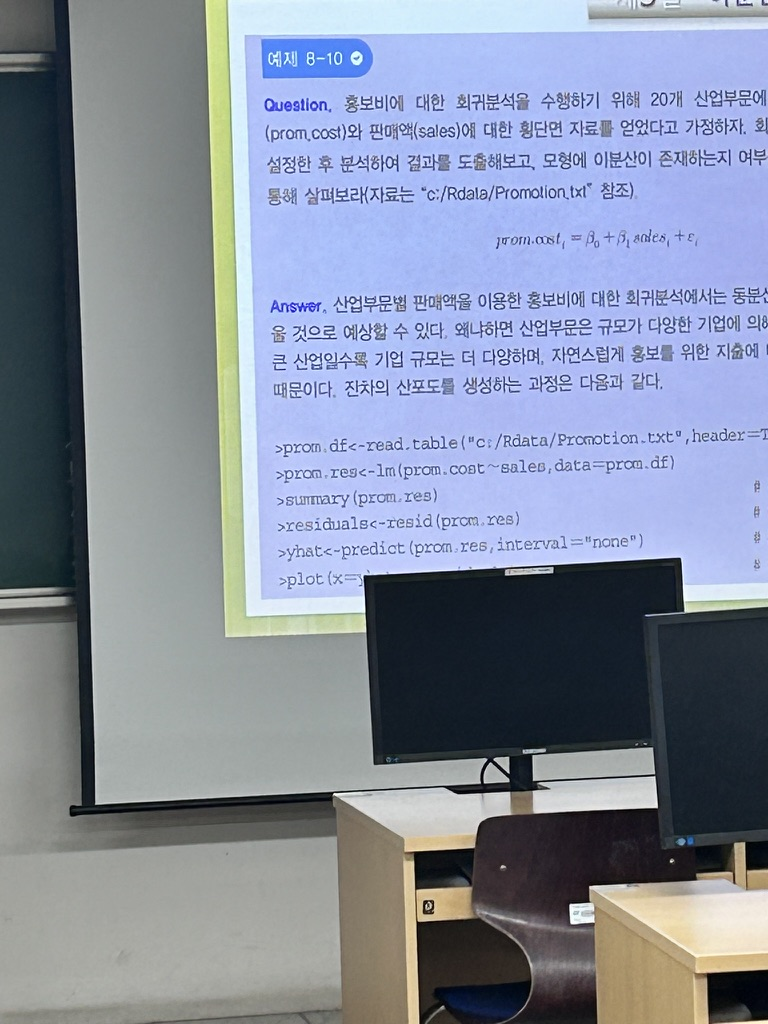
#> input picture frontend/assets/notes/latest-mobile-system-tech-1/007AAE51-3E6A-4047-B4DD-391FE52331AA_1_105_c.jpeg, 768 x 1024 px
$ python crop_enhancement_experiment.py --input ../../frontend/assets/notes/latest-mobile-system-tech-1/007AAE51-3E6A-4047-B4DD-391FE52331AA_1_105_c.jpeg --output-dir out   (older library calls are emulated)
#> lines starting #> are read from the running program, lines starting #| are printed output that depends on the picture; after the words box and inside, x2 and y2 are one past the last pixel; in counts of white or black regions, pixels touching at a corner belong together
### img_preprocessing/enhance/crop_enhancer.py
"""Enhance already-cropped images into a single LLM-ready view output."""

from __future__ import annotations

import json
from pathlib import Path
from typing import Any

import cv2

from .image_ops import ImageArray, clamp_int, file_size, image_size, resize_max_side
from .metrics import enhancement_metrics, quality_metrics, score_view_image
from .profile_detector import detect_enhancement_profile
from .profiles import enhance_dark_board_view, enhance_scan_document_view


def enhance_cropped_image(
    input_path: str | Path,
    output_dir: str | Path,
    *,
    jpeg_quality: int = 90,
    max_side: int = 1600,
    profile_hint: str | None = None,
) -> dict[str, Any]:
    """Create a view-enhanced variant from an already-cropped image."""
#> called with output_dir = 'out', jpeg_quality = 90, max_side = 1600

    path = Path(input_path)
    if not path.exists():
        return _failure(f"Input image does not exist: {path}", path)
    if not path.is_file():
        return _failure(f"Input path is not a file: {path}", path)
    if max_side <= 0:
        return _failure(f"max_side must be positive: {max_side}", path)

    image = cv2.imread(str(path), cv2.IMREAD_COLOR)
#> image is the input picture: shape (1024, 768, 3); mean B, G, R 159.9, 142, 133.7
    if image is None:
        return _failure(f"Input image could not be decoded by OpenCV: {path}", path)

    output_root = Path(output_dir)
    try:
        output_root.mkdir(parents=True, exist_ok=True)
    except Exception as exc:
        return _failure(f"Failed to create output directory: {output_root} ({exc})", path)

    base_image = resize_max_side(image, max_side)
    enhancement_profile, profile_metrics = detect_enhancement_profile(
        base_image,
        profile_hint=profile_hint,
    )
    view_image = _enhance_for_view(base_image, profile=enhancement_profile)
    view_score = score_view_image(view_image)
    view_metrics = enhancement_metrics(base_image, view_image, enhancement_profile)

    stem = path.stem
    quality = clamp_int(jpeg_quality, 1, 100)
    view_path, view_error = _write_image(
        output_root / f"{stem}_view.jpg",
        view_image,
        [cv2.IMWRITE_JPEG_QUALITY, quality],
    )

    write_errors = [error for error in (view_error,) if error is not None]
    summary_path = output_root / f"{stem}_summary.json"

    metrics = {
        "original_size": image_size(image),
        "view_size": image_size(view_image),
        "input_bytes": int(path.stat().st_size),
        "view_bytes": file_size(view_path),
        "ocr_bytes": None,
        **quality_metrics(base_image),
        "profile_metrics": profile_metrics,
        "enhancement_metrics": view_metrics,
        "scan_metrics": view_metrics,
    }
    llm_image_type = "view" if view_path else None
    result = {
        "success": not write_errors,
        "message": (
            "Crop image enhanced successfully."
            if not write_errors
            else "Crop image enhancement completed with write errors."
        ),
        "input_path": str(path),
        "view_path": view_path,
        "ocr_path": None,
        "comparison_path": None,
        "llm_image_path": view_path,
        "llm_image_type": llm_image_type,
        "llm_image_reason": (
            "view selected by policy because OCR output is disabled and visual context is preserved."
            if view_path
            else "no LLM image selected because the view output was not saved."
        ),
        "llm_image_scores": {"view": view_score["score"]},
        "llm_image_score_details": {"view": view_score},
        "llm_selection_visual_path": None,
        "enhancement_profile": enhancement_profile,
        "profile_hint": profile_hint,
        "summary_path": str(summary_path),
        "write_error": "; ".join(write_errors) if write_errors else None,
        "metrics": metrics,
    }

    try:
        summary_path.write_text(json.dumps(result, ensure_ascii=False, indent=2), encoding="utf-8")
    except Exception as exc:
        summary_error = f"Failed to save summary JSON: {summary_path} ({exc})"
        result["success"] = False
        result["message"] = "Crop image enhancement completed with write errors."
        result["summary_path"] = None
        result["write_error"] = (
            f"{result['write_error']}; {summary_error}"
            if result["write_error"]
            else summary_error
        )

    return result


def _enhance_for_view(image_bgr: ImageArray, *, profile: str) -> ImageArray:
    if profile == "dark_board":
        return enhance_dark_board_view(image_bgr)
    return enhance_scan_document_view(image_bgr)


def _write_image(
    output_path: Path,
    image: ImageArray,
    params: list[int] | None = None,
) -> tuple[str | None, str | None]:
    try:
        output_path.parent.mkdir(parents=True, exist_ok=True)
        saved = cv2.imwrite(str(output_path), image, params or [])
        if saved:
            return str(output_path), None
        return None, f"Failed to save image: cv2.imwrite returned False for {output_path}"
    except Exception as exc:
        return None, f"Failed to save image: {output_path} ({exc})"


# [20 lines left out: function _failure, not called in this run]

### img_preprocessing/enhance/image_ops.py
"""Shared image helpers for crop enhancement."""

from __future__ import annotations

from pathlib import Path

import cv2
import numpy as np
from numpy.typing import NDArray


ImageArray = NDArray[np.uint8]


def resize_max_side(image_bgr: ImageArray, max_side: int) -> ImageArray:
#> called with max_side = 1600
    height, width = image_bgr.shape[:2]
    longest = max(height, width)
    if longest <= max_side:
        return image_bgr.copy()

    scale = max_side / float(longest)
    resized_width = max(1, int(round(width * scale)))
    resized_height = max(1, int(round(height * scale)))
    return cv2.resize(image_bgr, (resized_width, resized_height), interpolation=cv2.INTER_AREA)


def image_size(image: ImageArray) -> dict[str, int]:
    return {"width": int(image.shape[1]), "height": int(image.shape[0])}


def file_size(path: str | None) -> int | None:
    if path is None:
        return None
    return int(Path(path).stat().st_size)


def clamp_int(value: int, min_value: int, max_value: int) -> int:
    return max(min_value, min(max_value, int(value)))


def clamp(value: float, min_value: float, max_value: float) -> float:
    return max(min_value, min(max_value, value))


def pixel_ratio(mask: NDArray[np.bool_]) -> float:
    return float(np.count_nonzero(mask)) / float(mask.size)


def border_pixels(gray: ImageArray) -> ImageArray:
    height, width = gray.shape[:2]
    margin = max(1, int(round(min(height, width) * 0.08)))
    return np.concatenate(
        [
            gray[:margin, :].reshape(-1),
            gray[-margin:, :].reshape(-1),
            gray[:, :margin].reshape(-1),
            gray[:, -margin:].reshape(-1),
        ]
    )


def estimate_illumination(lightness: ImageArray) -> ImageArray:
    shortest_side = min(lightness.shape[:2])
    sigma = max(15.0, shortest_side / 8.0)
    return cv2.GaussianBlur(lightness, (0, 0), sigmaX=sigma, sigmaY=sigma)

### img_preprocessing/enhance/profile_detector.py
"""Choose the crop enhancement profile from image statistics and optional hints."""

from __future__ import annotations

from typing import Any

import cv2
import numpy as np

from .image_ops import ImageArray, border_pixels, pixel_ratio


DARK_PROFILE_HINTS = {
    "blackboard",
    "chalkboard",
    "green board",
    "dark board",
}
SCAN_PROFILE_HINTS = {
    "whiteboard",
    "projector screen",
    "projection screen",
    "presentation screen",
    "screen",
    "projected slide",
    "paper",
    "document",
    "sheet of paper",
    "notebook page",
    "scan document",
}
PROFILE_PRESET_NAME = "scan_prefer"
PROFILE_PRESET_SCAN_PREFER = {
    "bright_median_min": 170.0,
    "bright_ratio_min": 0.38,
    "bright_dark_ratio_max": 0.32,
    "bright_green_ratio_max": 0.16,
    "dark_mean_max": 105.0,
    "dark_median_max": 105.0,
    "dark_ratio_min": 0.42,
    "dark_bright_ratio_max": 0.35,
    "border_median_max": 95.0,
    "border_dark_ratio_min": 0.50,
    "border_bright_ratio_max": 0.40,
    "green_ratio_min": 0.32,
    "green_median_max": 135.0,
    "green_bright_ratio_max": 0.35,
    "hint_mean_max": 150.0,
    "hint_median_max": 155.0,
    "hint_bright_ratio_max": 0.25,
    "hint_dark_ratio_min": 0.18,
    "hint_border_dark_ratio_min": 0.42,
    "hint_green_ratio_min": 0.22,
}


def detect_enhancement_profile(
    image_bgr: ImageArray,
    *,
    profile_hint: str | None = None,
) -> tuple[str, dict[str, Any]]:
    """Return the enhancement profile and the metrics behind the decision."""

    gray = cv2.cvtColor(image_bgr, cv2.COLOR_BGR2GRAY)
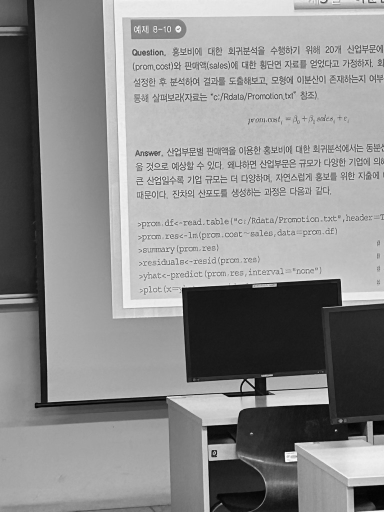
#> gray: shape (1024, 768) (shown at 1/2 size); min 0, max 255, mean 141.6
    mean_brightness = float(np.mean(gray))
#> mean_brightness = 141.6
    median_brightness = float(np.median(gray))
#> median_brightness = 164
    dark_ratio = pixel_ratio(gray < 85)
#> dark_ratio = 0.235
    bright_ratio = pixel_ratio(gray > 190)
#> bright_ratio = 0.254

    border = border_pixels(gray)
    border_median = float(np.median(border))
#> border_median = 146
    border_dark_ratio = pixel_ratio(border < 85)
#> border_dark_ratio = 0.32

    hsv = cv2.cvtColor(image_bgr, cv2.COLOR_BGR2HSV)
#> hsv: shape (1024, 768, 3); mean H, S, V 90.1, 59, 164.6
    hue, saturation, value = cv2.split(hsv)
    green_mask = (
        (hue >= 35)
        & (hue <= 95)
        & (saturation >= 35)
        & (value <= 175)
    )
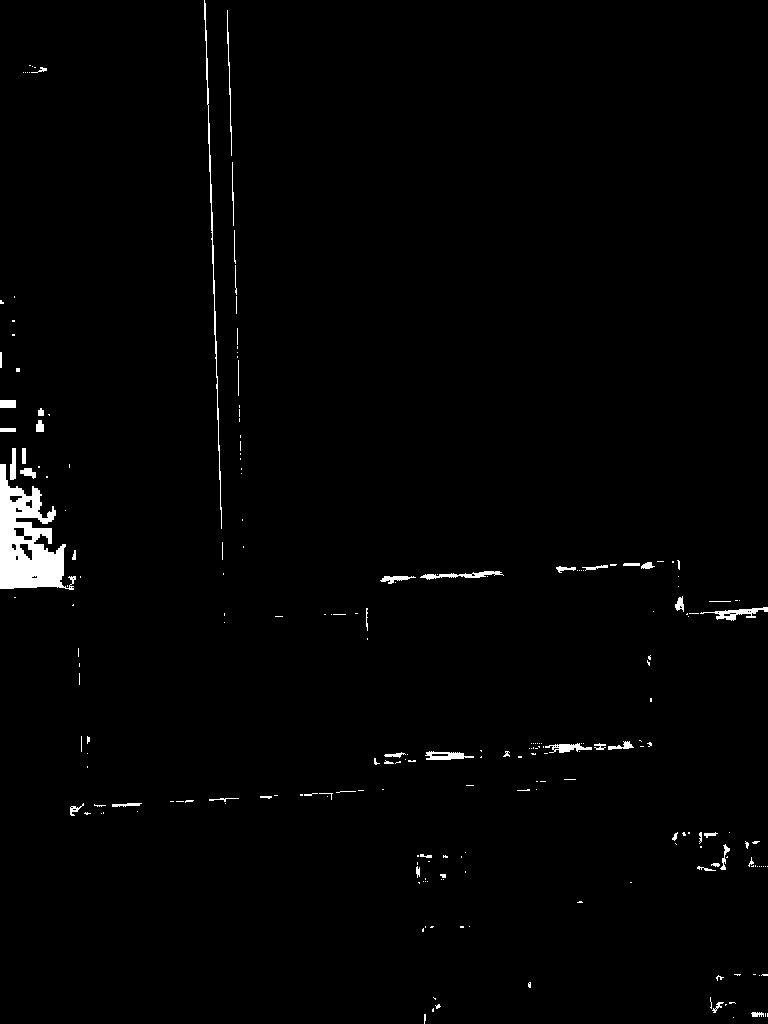
#> green_mask: shape (1024, 768) bool; 1.3% white; 230 white regions (177 under 20 px), largest, box (x1, y1, x2, y2) and area: (0, 464, 76, 590) 4863, (204, 0, 222, 529) 783, (700, 607, 768, 621) 339
    green_ratio = pixel_ratio(green_mask)
#> green_ratio = 0.0131
    preset = PROFILE_PRESET_SCAN_PREFER

    dark_luminance_surface = (
        mean_brightness < preset["dark_mean_max"]
        and median_brightness < preset["dark_median_max"]
        and dark_ratio > preset["dark_ratio_min"]
        and bright_ratio < preset["dark_bright_ratio_max"]
    )
#> dark_luminance_surface = False
    dark_border_surface = (
        border_median < preset["border_median_max"]
        and border_dark_ratio > preset["border_dark_ratio_min"]
        and bright_ratio < preset["border_bright_ratio_max"]
    )
#> dark_border_surface = False
    green_board_surface = (
        green_ratio > preset["green_ratio_min"]
        and median_brightness < preset["green_median_max"]
        and bright_ratio < preset["green_bright_ratio_max"]
    )
#> green_board_surface = False
    obviously_bright_surface = (
        median_brightness >= preset["bright_median_min"]
        and bright_ratio >= preset["bright_ratio_min"]
        and dark_ratio < preset["bright_dark_ratio_max"]
        and green_ratio < preset["bright_green_ratio_max"]
    )
#> obviously_bright_surface = False
    pixel_dark_board = dark_luminance_surface or dark_border_surface or green_board_surface
#> pixel_dark_board = False
    normalized_hint = normalize_profile_hint(profile_hint)
    hint_dark_board = normalized_hint in DARK_PROFILE_HINTS
    hint_scan_document = normalized_hint in SCAN_PROFILE_HINTS
    dark_hint_supported_by_pixels = (
        pixel_dark_board
        or (
            mean_brightness < preset["hint_mean_max"]
            and median_brightness < preset["hint_median_max"]
            and bright_ratio < preset["hint_bright_ratio_max"]
            and (
                dark_ratio > preset["hint_dark_ratio_min"]
                or border_dark_ratio > preset["hint_border_dark_ratio_min"]
                or green_ratio > preset["hint_green_ratio_min"]
            )
        )
    )
#> dark_hint_supported_by_pixels = False
#> in enhance_cropped_image, `enhancement_profile, profile_metrics = detect_enhancement_profile( bas..`: enhancement_profile = 'scan_document'; profile_metrics = 19 items

    if obviously_bright_surface:
        profile = "scan_document"
        decision_source = "pixel_bright_scan_document"
    elif hint_dark_board and dark_hint_supported_by_pixels:
        profile = "dark_board"
        decision_source = "hint_dark_board"
    elif pixel_dark_board:
        profile = "dark_board"
        decision_source = "pixel_dark_board"
    elif hint_scan_document:
        profile = "scan_document"
        decision_source = "hint_scan_document"
    else:
        profile = "scan_document"
        decision_source = "pixel_scan_document"

    return profile, {
        "selected_profile": profile,
        "profile_preset": PROFILE_PRESET_NAME,
        "profile_hint": profile_hint,
        "normalized_profile_hint": normalized_hint,
        "decision_source": decision_source,
        "mean_brightness": round(mean_brightness, 4),
        "median_brightness": round(median_brightness, 4),
        "dark_ratio": round(dark_ratio, 4),
        "bright_ratio": round(bright_ratio, 4),
        "border_median": round(border_median, 4),
        "border_dark_ratio": round(border_dark_ratio, 4),
        "green_ratio": round(green_ratio, 4),
        "dark_luminance_surface": dark_luminance_surface,
        "dark_border_surface": dark_border_surface,
        "green_board_surface": green_board_surface,
        "obviously_bright_surface": obviously_bright_surface,
        "dark_hint_supported_by_pixels": dark_hint_supported_by_pixels,
        "hint_dark_board": hint_dark_board,
        "hint_scan_document": hint_scan_document,
    }


def normalize_profile_hint(profile_hint: str | None) -> str | None:
    if profile_hint is None:
        return None
    normalized = profile_hint.strip().lower().replace("_", " ")
    return normalized.split(":", 1)[0]

### img_preprocessing/enhance/profiles/scan_document.py
"""Scan-like enhancement for bright paper, whiteboard, and projection surfaces."""

from __future__ import annotations

import cv2
import numpy as np

from img_preprocessing.enhance.image_ops import ImageArray, estimate_illumination


def enhance_scan_document_view(image_bgr: ImageArray) -> ImageArray:
    denoised = cv2.fastNlMeansDenoisingColored(image_bgr, None, 4, 4, 7, 21)
    lab = cv2.cvtColor(denoised, cv2.COLOR_BGR2LAB)
#> lab: shape (1024, 768, 3); mean of channels 0, 1, 2 147.2, 129.4, 118
    lightness, channel_a, channel_b = cv2.split(lab)

    illumination = estimate_illumination(lightness)
    normalized = _normalize_illumination(lightness, illumination)
    stretched = _percentile_stretch(normalized)
    lifted = _lift_document_background(stretched)
    enhanced_lightness = _enhance_document_strokes(lifted)

    channel_a = _reduce_lab_chroma(channel_a, strength=0.88)
    channel_b = _reduce_lab_chroma(channel_b, strength=0.88)
    enhanced_lab = cv2.merge((enhanced_lightness, channel_a, channel_b))
    enhanced_bgr = cv2.cvtColor(enhanced_lab, cv2.COLOR_LAB2BGR)

    blurred = cv2.GaussianBlur(enhanced_bgr, (0, 0), 0.85)
    return cv2.addWeighted(enhanced_bgr, 1.25, blurred, -0.25, 0)


def _normalize_illumination(lightness: ImageArray, illumination: ImageArray) -> ImageArray:
    lightness_float = lightness.astype(np.float32)
    illumination_float = np.maximum(illumination.astype(np.float32), 1.0)
    normalized = lightness_float / illumination_float * 232.0
    normalized = np.clip(normalized, 0, 255).astype(np.uint8)
    return cv2.addWeighted(normalized, 0.9, lightness, 0.1, 0)


def _percentile_stretch(
    channel: ImageArray,
    low_percentile: float = 2.0,
    high_percentile: float = 98.0,
) -> ImageArray:
#> called with low_percentile = 2, high_percentile = 98
    low, high = np.percentile(channel, [low_percentile, high_percentile])
#> low = 37; high = 253
    if high - low < 1.0:
        return channel.copy()

    stretched = (channel.astype(np.float32) - float(low)) * (255.0 / float(high - low))
    return np.clip(stretched, 0, 255).astype(np.uint8)
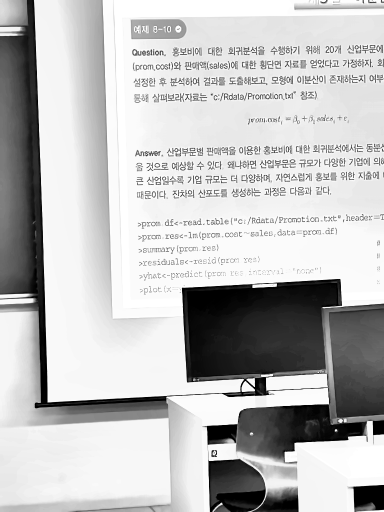
#> returned value: shape (1024, 768) (shown at 1/2 size); min 0, max 255, mean 190.9


def _lift_document_background(lightness: ImageArray) -> ImageArray:
    lifted = lightness.astype(np.float32)
    bright_threshold = max(150.0, float(np.percentile(lightness, 62)))
#> bright_threshold = 244
    mid_threshold = max(105.0, bright_threshold - 50.0)
#> mid_threshold = 194

    bright_mask = lifted >= bright_threshold
#> bright_mask: shape (1024, 768) bool; 39.8% white; 1506 white regions (1203 under 20 px), largest, box (x1, y1, x2, y2) and area: (69, 0, 768, 805) 213911, (79, 837, 341, 994) 28416, (569, 842, 768, 1024) 22590
    lifted[bright_mask] += (246.0 - lifted[bright_mask]) * 0.62

    mid_mask = (lifted >= mid_threshold) & (lifted < bright_threshold)
#> mid_mask: shape (1024, 768) bool; 29.8% white; 4189 white regions (4149 under 20 px), largest, box (x1, y1, x2, y2) and area: (262, 29, 768, 453) 128046, (0, 623, 342, 1024) 39008, (115, 0, 363, 702) 36125
    lifted[mid_mask] += (232.0 - lifted[mid_mask]) * 0.28

    return np.clip(lifted, 0, 250).astype(np.uint8)


def _enhance_document_strokes(lightness: ImageArray) -> ImageArray:
    enhanced = lightness.astype(np.float32)
    dark_threshold = min(150.0, max(90.0, float(np.percentile(lightness, 35))))
#> dark_threshold = 150
    dark_mask = enhanced < dark_threshold
#> dark_mask: shape (1024, 768) bool; 25.3% white; 1122 white regions (714 under 20 px), largest, box (x1, y1, x2, y2) and area: (0, 0, 768, 928) 161618, (416, 904, 531, 1024) 10435, (502, 975, 597, 1024) 3034
    enhanced[dark_mask] *= 0.74

    channel = np.clip(enhanced, 0, 255).astype(np.uint8)
    kernel = cv2.getStructuringElement(cv2.MORPH_RECT, (3, 3))
    blackhat = cv2.morphologyEx(channel, cv2.MORPH_BLACKHAT, kernel)
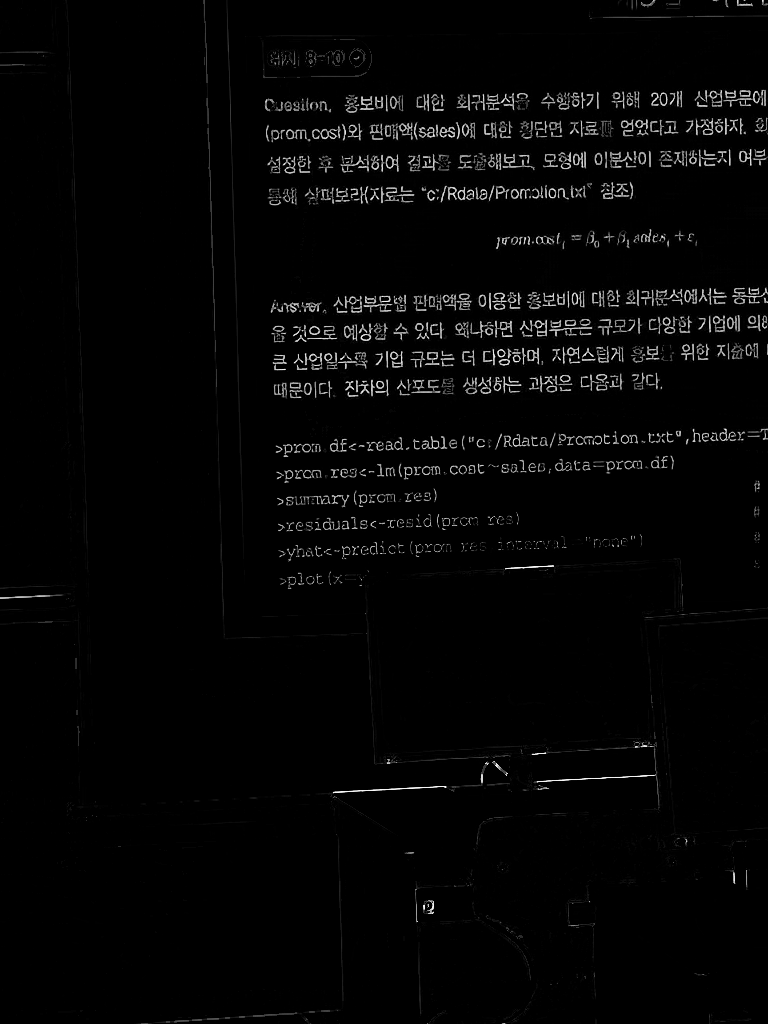
#> blackhat: shape (1024, 768); min 0, max 248, mean 5.3
    channel = cv2.subtract(channel, cv2.convertScaleAbs(blackhat, alpha=0.65))

    blurred = cv2.GaussianBlur(channel, (0, 0), 0.75)
#> (the rest of the program and of its run is left out)
